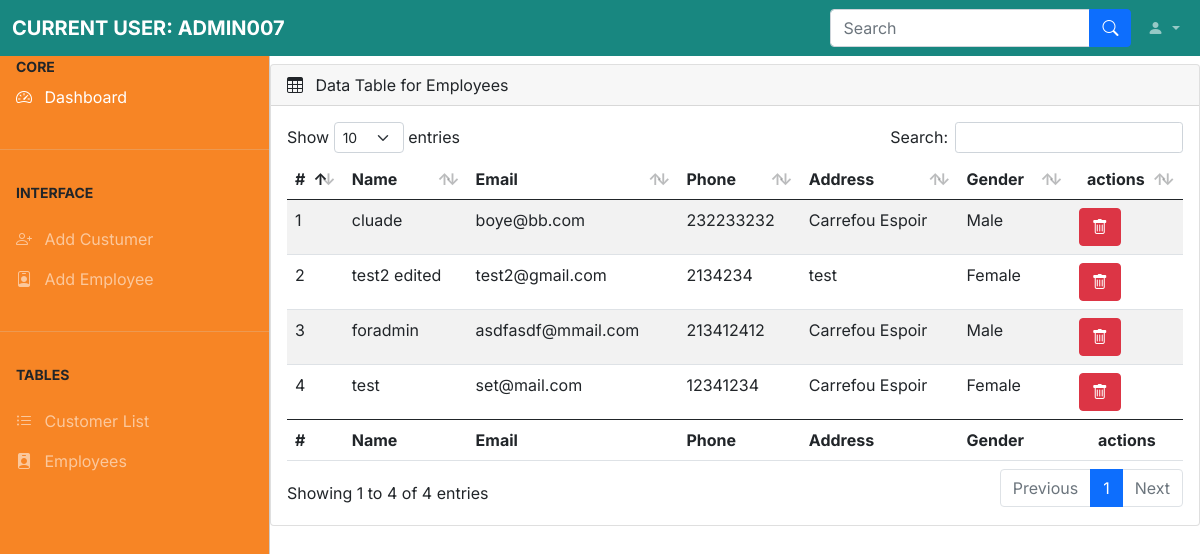
The page /controls/employee.php (signed in) on the database its author committed.
### tables this page shows
CREATE TABLE IF NOT EXISTS `employee` (
  `id` int NOT NULL AUTO_INCREMENT,
  `name` varchar(40) NOT NULL,
  `email` varchar(40) NOT NULL,
  `password` varchar(255) NOT NULL,
  `phone` varchar(15) NOT NULL,
  `address` varchar(40) NOT NULL,
  `gender` varchar(6) NOT NULL,
  PRIMARY KEY (`id`)
);

### functions/functions.php (called while the page is built, shortened)
<?php
function query($pdo, $sql, $parameters = []) {
    $query = $pdo->prepare($sql);
    $query->execute($parameters);
    return $query;
}
function getall($pdo, $table){
    $sql = 'SELECT * FROM `'.$table.'`';
    $resutl = query($pdo, $sql);
    return $resutl->fetchAll();
}

### templates/employee.html.php (the view, shortened to what this page needs)
<div class="row">
          <div class="col-md-12 mb-3">
            <div class="card">
              <div class="card-header">
                <span><i class="bi bi-table me-2"></i></span> Data Table for Employees
              </div>
              <div class="card-body">
                <div class="table-responsive">
                  <table
                    id="example"
                    class="table table-striped data-table"
                    style="width: 100%"
                  >
                    <thead>
                      <tr>
                        <th>#</th>
                        <th>Name</th>
                        <th>Email</th>
                        <th>Phone</th>
                        <th>Address</th>
                        <th>Gender</th>
                        <th><Center>actions</Center></th>
                      </tr>
                    </thead>
                    <tbody>
                    <?php foreach ($employees as $emp): ?>
                      <tr>
                        <td><?= $sum+=1?></td>
                        <td><?=$emp['name']?></td>
                        <td><?=$emp['email']?></td>
                        <td><?=$emp['phone']?></td>
                        <td><?=$emp['address']?></td>
                        <td><?=$emp['gender']?></td>
                          <td>
                          <button type="button" class="btn btn-danger" data-bs-toggle="modal" data-bs-target="#<?=$emp['name']?>">
                              <span class="bi bi-trash"></span>
                            </button>
                          </td>
                      </tr>
                    <?php endforeach; ?>
                    </tbody>
                    <tfoot>
                    <tr>
                        <th>#</th>
                        <th>Name</th>
                        <th>Email</th>
                        <th>Phone</th>
                        <th>Address</th>
                        <th>Gender</th>
                        <th><Center>actions</Center></th>
                      </tr>
                    </tfoot>
                  </table>
                </div>
              </div>
            </div>
          </div>
        </div>

### rows shown on the page
employee: sum "1", name "cluade", email "boye@bb.com", phone "232233232", address "Carrefou Espoir", gender "Male"
employee: sum "2", name "test2 edited", email "test2@gmail.com", phone "2134234", address "test", gender "Female"
employee: sum "3", name "foradmin", email "asdfasdf@mmail.com", phone "213412412", address "Carrefou Espoir", gender "Male"
employee: sum "4", name "test", email "set@mail.com", phone "12341234", address "Carrefou Espoir", gender "Female"

### other values the page prints
$_SESSION['username'] "ADMIN007"
